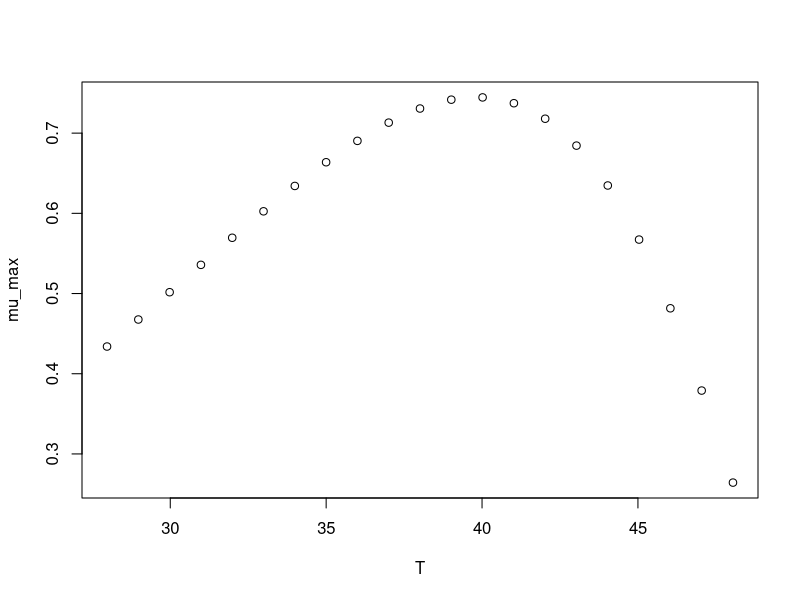

This chart was generated by the following R code:
#############################
# start of Parameter script
#############################
T <- seq(27.972027972028,48.048,length.out=21)
#############################
# end of Parameter script
#############################
############################# 
# start of Model script Gropin ID 1448 
#############################
 
# constant coefficients for this model
 
variables <- data.frame(T)
argumentsPar <- expand.grid(variables)
 
# heart of the model
response_surface <- function(T) {
   mumax <-(0.02771*(T-3.797)*(1-exp(0.1769*(T-51.12))))^2

return(mumax=mumax)
} 

# output parameters
mumax <- cbind(argumentsPar,response_surface(argumentsPar['T']))
colnames(mumax) <- c(colnames(argumentsPar),'mumax')
#############################
# End of Model script
#############################
############################# 
# start of Visualisation script Gropin ID 1448 
#############################
plot(T,mumax$mumax,
                          xlab='T',
                          ylab='mu_max')
#############################
# End of Visualisation script
#############################
